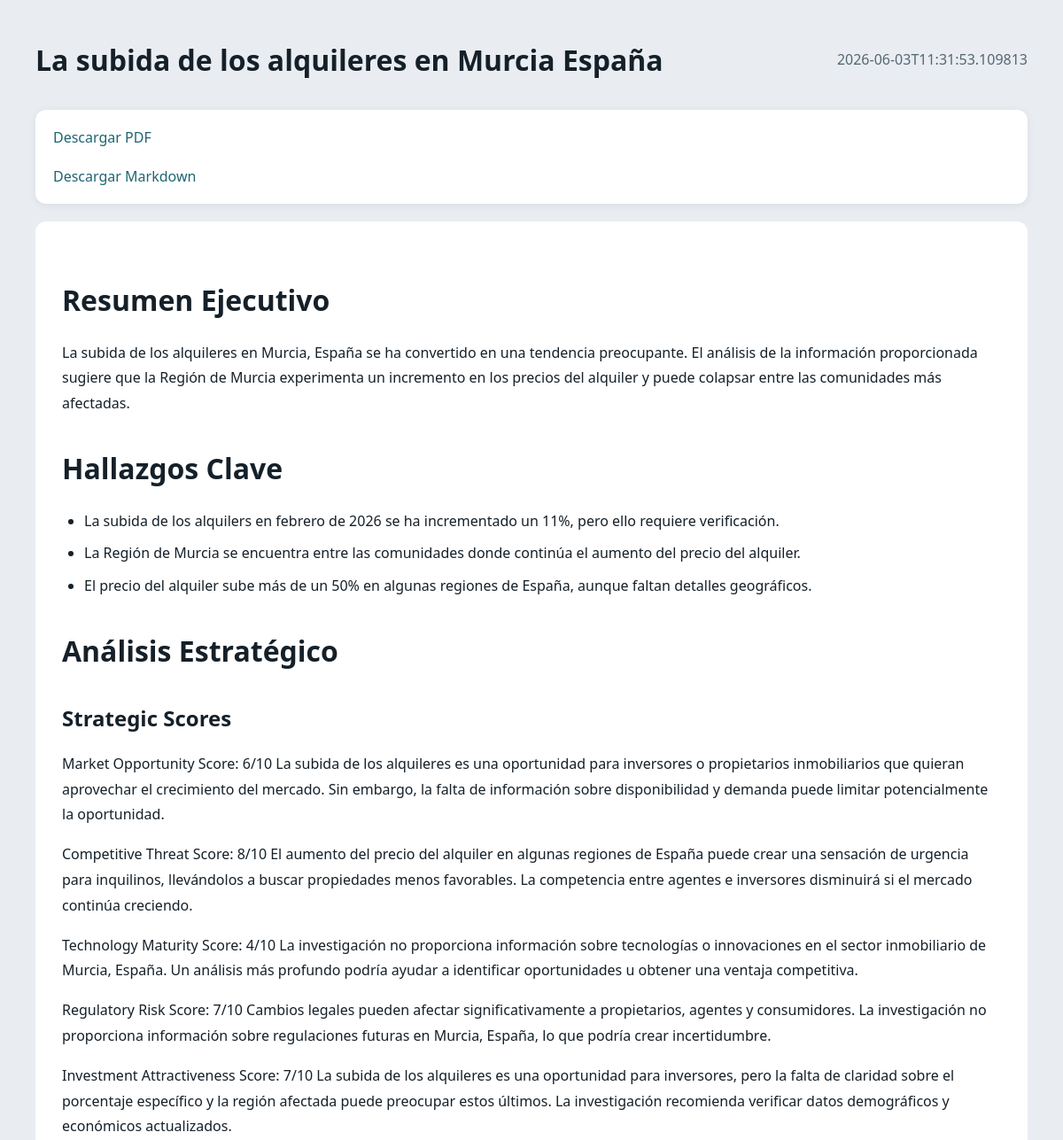
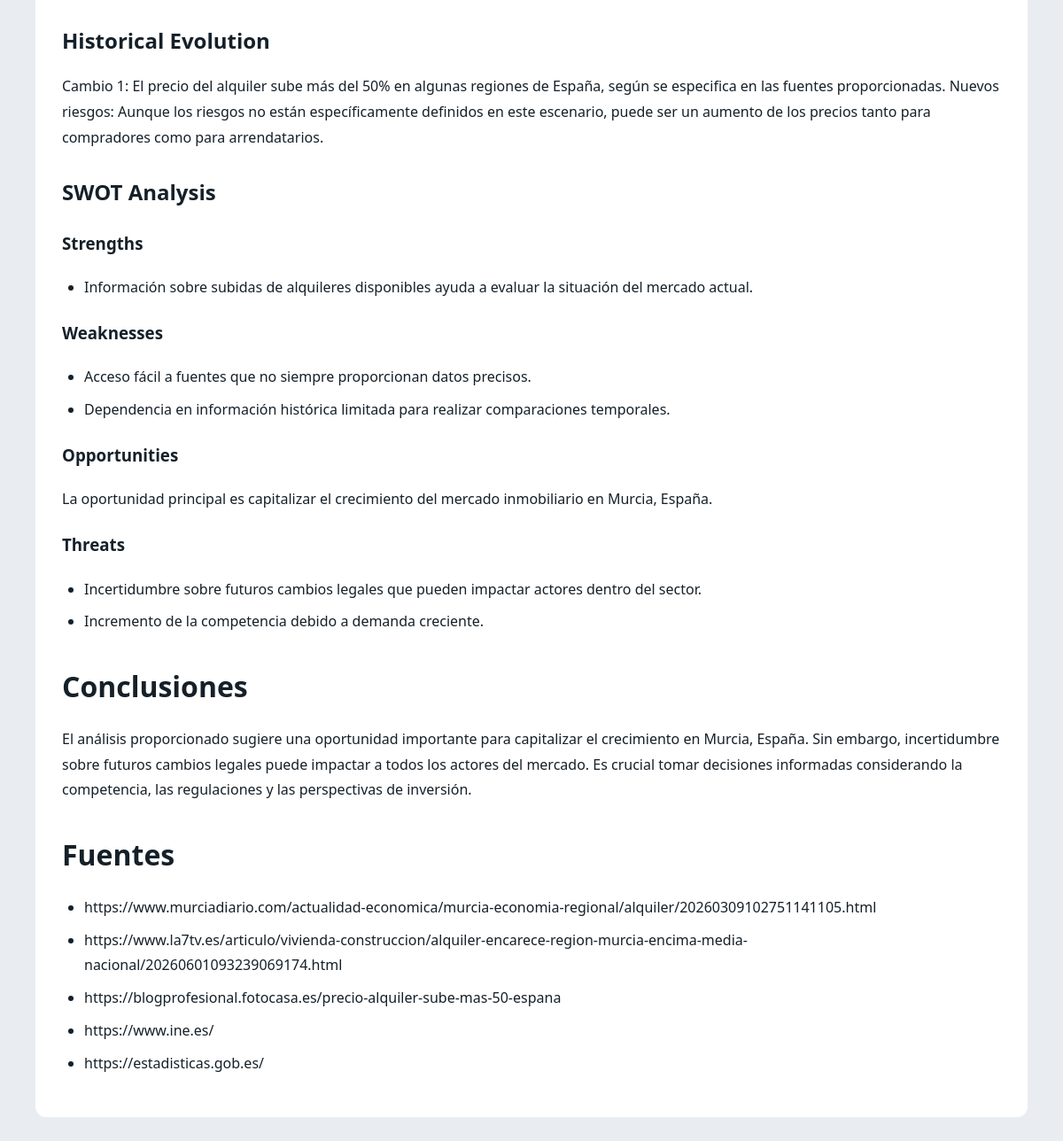
The page /report/1 on the database its author committed (2 pictures, top to bottom).
### tables this page shows
CREATE TABLE reports (

        id INTEGER PRIMARY KEY AUTOINCREMENT,

        topic TEXT NOT NULL,

        created_at TEXT NOT NULL,

        market_opportunity INTEGER,

        competitive_threat INTEGER,

        technology_maturity INTEGER,

        regulatory_risk INTEGER,

        investment_attractiveness INTEGER,

        markdown_path TEXT,

        pdf_path TEXT
    , md_path TEXT);

### app/dashboard/server.py (the view)
@app.get("/report/{report_id}")
def report_detail(
    request: Request,
    report_id: int
):
    report = get_report_by_id(report_id)
    if not report:
        return {"error": "Report not found"}
    markdown_path = report[8]
    with open(
        markdown_path,
        "r",
        encoding="utf-8"
    ) as f:
        content = f.read()
    html_content = markdown.markdown(
    content,
    extensions=[
        "tables",
        "fenced_code"
    ]
)
    return templates.TemplateResponse(
        request=request,
        name="report_detail.html",
        context={
            "report": report,
            "content": html_content
        }
    )

### app/dashboard/templates/report_detail.html (shortened to what this page needs)
<!DOCTYPE html>
<html>
<head>
    <link
        rel="stylesheet"
        href="/static/style.css?v=2">
</head>
<body>
<div class="container">
    <div class="header">
        <h1>{{ report[1] }}</h1>
        <p>{{ report[2] }}</p>
    </div>
    <div class="card">
        <a href="/download/pdf/{{ report[0] }}">
            Descargar PDF
        </a>
        <br><br>
        <a href="/download/md/{{ report[0] }}">
            Descargar Markdown
        </a>
    </div>
    <div class="report-content">
        {{ content | safe }}
    </div>
</div>
</body>
</html>

### app/dashboard/static/style.css (style rules this page uses)
:root { --color-bg: #e9edf1; --color-surface: #ffffff; --color-text: #152029; --color-text-muted: #566673; --color-border: #c8d1d9; --color-border-light: #dce3e9; --color-sidebar-bg: #101c28; --color-sidebar-hover: #1a2a3a; --color-sidebar-text: #b0bec8; --color-sidebar-muted: #6d8294; --color-accent: #1e6572; --color-accent-soft: #d6e8eb; --color-accent-soft-text: #174955; --color-danger: #9a3f3f; --shadow-card: 0 2px 10px rgba(16, 28, 40, 0.07); --shadow-kpi: 0 2px 12px rgba(16, 28, 40, 0.05); --color-table-header: #d8e1e8; --color-row-hover: #e4ebf0; --color-code-bg: #dfe6ec; }
body { font-family: "Segoe UI", Arial, sans-serif; background-color: var(--color-bg); margin: 0; padding: 40px; color: var(--color-text); }
.container { max-width: 1200px; margin: auto; }
.header { margin-bottom: 30px; }
.header h1 { margin: 0; font-size: 32px; }
.header p { color: var(--color-text-muted); }
.card { background: var(--color-surface); border-radius: 12px; padding: 20px; margin-bottom: 15px; box-shadow: var(--shadow-card); }
a { text-decoration: none; color: var(--color-accent); }
.report-content { background: var(--color-surface); padding: 30px; border-radius: 12px; margin-top: 20px; line-height: 1.8; }
.report-content h1 { margin-top: 30px; margin-bottom: 15px; }
.report-content h2 { margin-top: 25px; margin-bottom: 10px; }
.report-content h3 { margin-top: 20px; }
.report-content ul { padding-left: 25px; }
.report-content li { margin-bottom: 8px; }
.report-content p { margin-bottom: 15px; }
.header { display: flex; justify-content: space-between; align-items: center; }

### rows shown on the page
reports: topic "La subida de los alquileres en Murcia España", created_at "2026-06-03T11:31:53.109813"
